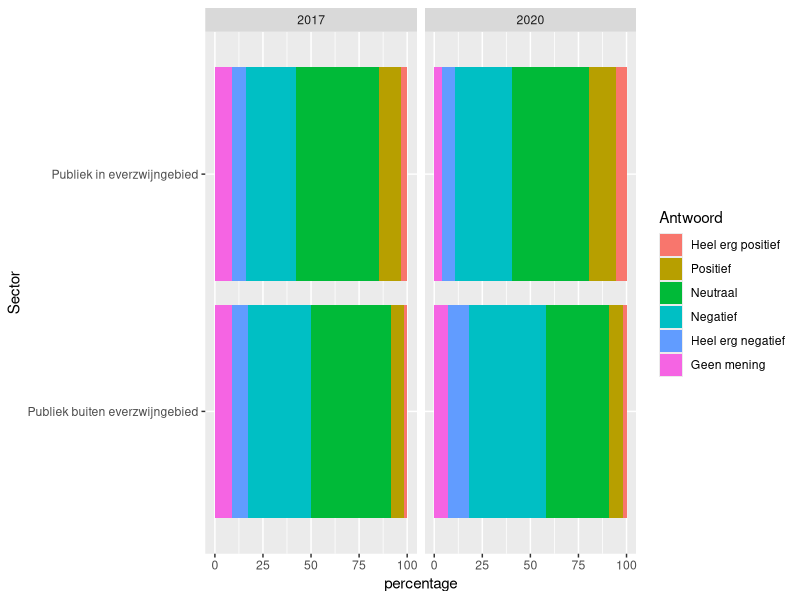

Write R code to recreate this figure.
## ---- chunk 1
library(tidyverse)
library(ggplot2)
library(ggforce)
## ---- chunk 2
Data_houding <- read.csv("./dashboard/input/maatschappelijke_draagkracht/F14_1_data.csv")
## ---- chunk 3
Data_houding$Antwoord <- factor(Data_houding$Antwoord , 
                                    levels = c('Heel erg positief', 'Positief', 'Neutraal',
                                               'Negatief', 'Heel erg negatief', 'Geen mening'))

plot_houding <- ggplot(data = Data_houding,
                           aes(x = percentage,
                               y = Sector,
                               fill = Antwoord)) +
  geom_bar(stat = "identity", 
           position = "stack") +
  facet_wrap(~ Year)

plot_houding

